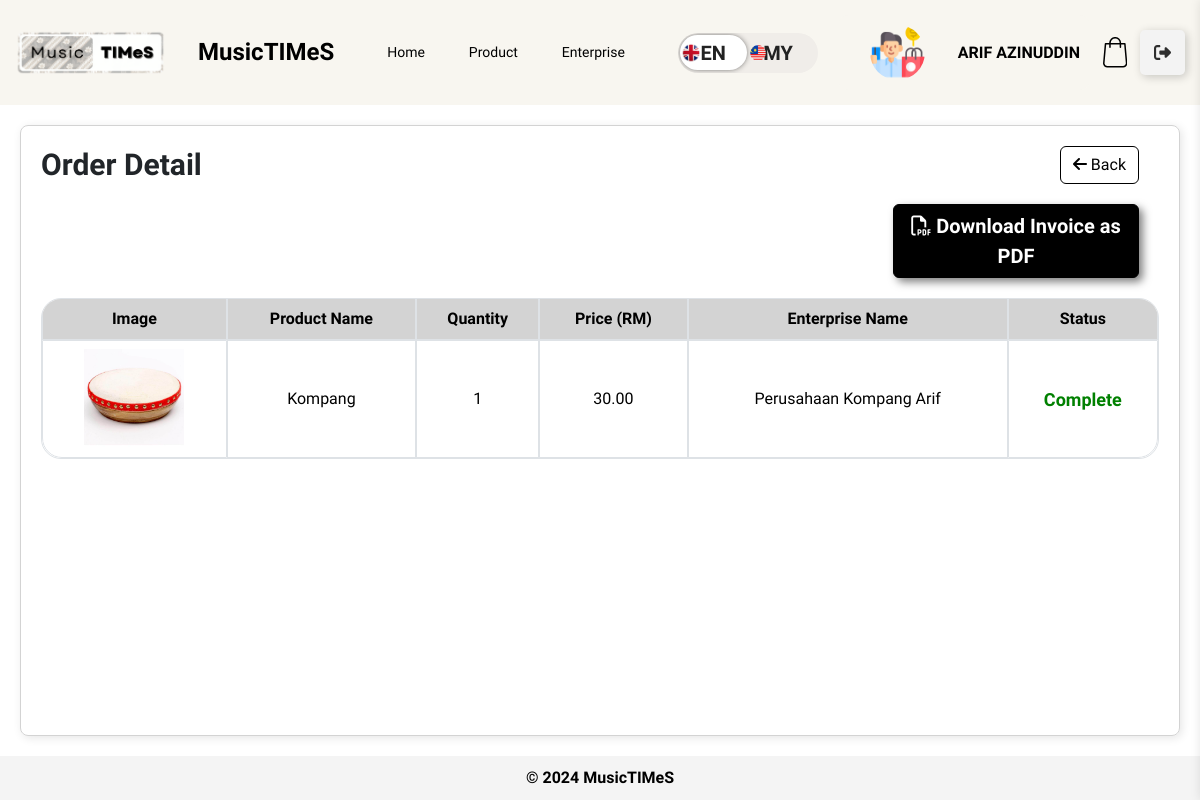
The page /customer/my-order-detail.php?order_id=27 (signed in) on the database its author committed.
### tables this page shows
CREATE TABLE `customers` (
  `customer_id` int(11) NOT NULL,
  `customer_name` varchar(100) DEFAULT NULL,
  `customer_username` varchar(20) DEFAULT NULL,
  `customer_email` varchar(100) DEFAULT NULL,
  `customer_password` varchar(255) DEFAULT NULL,
  `customer_image` varchar(255) DEFAULT NULL,
  `customer_phone` varchar(15) DEFAULT NULL,
  `customer_address` text DEFAULT NULL,
  `customer_status` enum('active','inactive','pending') DEFAULT NULL,
  `confirm_password` varchar(255) DEFAULT NULL,
  `otp` int(6) DEFAULT NULL,
  `otp_sent_at` timestamp NULL DEFAULT NULL,
  `verified_at` timestamp NULL DEFAULT NULL,
  `is_verified` tinyint(1) NOT NULL
);

CREATE TABLE `order_item` (
  `orderitem_id` int(12) NOT NULL,
  `order_id` int(12) DEFAULT NULL,
  `product_id` int(12) DEFAULT NULL,
  `order_quantity` int(100) DEFAULT NULL,
  `created_order` timestamp NOT NULL DEFAULT current_timestamp(),
  `updated_order` timestamp NOT NULL DEFAULT current_timestamp() ON UPDATE current_timestamp(),
  `enterprise_id` int(11) NOT NULL
);

CREATE TABLE `product` (
  `product_id` int(12) NOT NULL,
  `category_id` int(5) DEFAULT NULL,
  `enterprise_id` int(12) DEFAULT NULL,
  `product_name` varchar(100) DEFAULT NULL,
  `product_desc` varchar(300) DEFAULT NULL,
  `product_quantity` int(200) DEFAULT NULL,
  `product_tag` varchar(50) DEFAULT NULL,
  `product_price` decimal(10,2) DEFAULT NULL,
  `product_image` varchar(255) DEFAULT NULL,
  `created_product` timestamp NOT NULL DEFAULT current_timestamp(),
  `updated_product` timestamp NULL DEFAULT NULL,
  `product_status` enum('Available','Not Available') DEFAULT NULL
);

CREATE TABLE `enterprise` (
  `enterprise_id` int(11) NOT NULL,
  `enterprise_name` varchar(100) DEFAULT NULL,
  `enterprise_username` varchar(20) DEFAULT NULL,
  `enterprise_email` varchar(100) DEFAULT NULL,
  `enterprise_password` varchar(255) DEFAULT NULL,
  `enterprise_image` varchar(255) DEFAULT NULL,
  `enterprise_phone` varchar(15) DEFAULT NULL,
  `enterprise_address` text DEFAULT NULL,
  `ssm_certificate` varchar(255) DEFAULT NULL,
  `confirm_password` varchar(255) DEFAULT NULL,
  `otp` int(6) DEFAULT NULL,
  `otp_sent_at` timestamp NULL DEFAULT NULL,
  `verified_at` timestamp NULL DEFAULT NULL,
  `is_verified` tinyint(1) NOT NULL
);

### customer/my-order-detail.php (the view, shortened to what this page needs)
<?php include './layout/main.php'; ?>
<head>
</head>
<main>
<?php
    $orderId = $_GET['order_id'];
    $query = "SELECT oi.*, p.product_name, p.product_price, p.product_image, e.enterprise_name, o.order_status
              FROM `order_item` oi
              JOIN product p ON oi.product_id = p.product_id
              JOIN enterprise e ON p.enterprise_id = e.enterprise_id
              JOIN `order` o ON oi.order_id = o.order_id
              WHERE oi.order_id = $orderId";
    $result = $conn->query($query);
?>
<section style="border:1px solid lightgray; margin:20px; border-radius:8px; box-shadow: 2px 2px 10px rgba(0, 0, 0, 0.1);">
    <div style="display:flex; align-items:center; width:100%; justify-content: space-between; margin-bottom:20px;">
        <h1 style="font-weight: bold; font-size:30px; margin-right:30px"><?php echo __('order_detail')?></h1>
        <div style="display:flex;">
            <button class="btn btn-default" type="button" style='border:1px solid black;'><a href="my-order.php?order_id=<?php echo $orderId ?>" style="color:black"><i class="fa-solid fa-arrow-left fa-beat-fade"></i> <?php echo __('back')?></a></button>
        </div>
    </div>
    <div style="display:flex; justify-content: space-between; align-items: center; margin-bottom: 20px;">
        <div style="font-size: 20px; font-weight: bold; color: white;"><?php echo __('order_detail')?></div>
        <button class="btn btn-secondary" type="button"><a href="download-invoice.php?order_id=<?php echo $orderId ?>"><i class="fa-regular fa-file-pdf fa-bounce"></i> <?php echo __('invoice') ?></a></button>
    </div>
    <table class="table table-bordered">
        <thead>
            <tr>
                <th><?php echo __('image')?></th>
                <th><?php echo __('product_name')?></th>
                <th><?php echo __('quantity')?></th>
                <th><?php echo __('price')?> (RM)</th>
                <th><?php echo __('enterprise_name')?></th>
                <th><?php echo __('status')?></th>
            </tr>
        </thead>
        <tbody>
        <?php while ($data = $result->fetch_assoc()) { ?>
            <tr>
                <td><img src="../image/product/<?php echo $data['product_image']; ?>" alt="<?php echo $data['product_name']; ?>"></td>
                <td><?php echo $data['product_name']; ?></td>
                <td><?php echo $data['order_quantity']; ?></td>
                <td><?php echo number_format($data['order_quantity'] * $data['product_price'], 2); ?></td>
                <td><?php echo $data['enterprise_name']; ?></td>
                <td style="color: <?php echo ($data['order_status'] == 'Complete') ? 'green' : 'inherit'; ?>; font-weight: <?php echo ($data['order_status'] == 'Complete') ? 'bold' : 'normal'; ?>; font-size: <?php echo ($data['order_status'] == 'Complete') ? '18px' : 'inherit'; ?>;">
                <?php echo __('complete'); ?>
                </td>
            </tr>
        <?php } ?>
        </tbody>
    </table>
</section>
</main>
<?php include './layout/footer.php'; ?>
</body>
</html>

### customer/layout/main.php (shortened to what this page needs)
<?php
include '../db.php';
?>
<?php
$language = 'en';
$langFile = "../languages/{$language}.php";
if (file_exists($langFile)) {
    $translations = include $langFile;
} else {
    $translations = [];
}
function __($key) {
    global $translations;
    return $translations[$key] ?? $key;
}
?>
<!DOCTYPE html>
<html lang="en">
<head>
    <link href="https://cdn.jsdelivr.net/npm/bootstrap@5.3.2/dist/css/bootstrap.min.css" rel="stylesheet">
    <link rel="stylesheet" href="../style/sidebar_enterprise.css">
    <link rel="stylesheet" href="../style/customer_main.css">
</head>
<body>
<header>
    <img src="../image/logo.png" alt="MusicTIMeS Logo" id="logo">
    <h1 style="font-weight: bold;">MusicTIMeS</h1>
    <nav id="navbar">
        <a href="./homepage.php" id="nav-home" onclick="setActive(event, 'nav-home', './homepage.php')"><?php echo __('home'); ?></a>
        <a href="./product-listing.php" id="nav-product" onclick="setActive(event, 'nav-product', './product-listing.php')"><?php echo __('product'); ?></a>
        <a href="./enterprise-listing.php" id="nav-enterprise" onclick="setActive(event, 'nav-enterprise', './enterprise-listing.php')"><?php echo __('enterprise'); ?></a>
    </nav>
    <div class="header-options">
        <div class="btn-container">
            <form method="post" id="languageForm">
                <label class="switch btn-language-mode-switch">
                    <label class="btn-language-mode-switch-inner" data-off="en" data-on="my" for="language_mode" style="text-transform: uppercase; display:flex;align-items:center; font-size:12px">
                        <img src="../image/england.png" alt="EN Flag" style="width: 20px; height: 20px; margin-left:3px; z-index:1000" /></img>
                        <img src="../image/malaysia.png" alt="MY Flag" style="width: 20px; height: 20px; margin-left:47px; z-index:1000" /></img>
                    </label>
                </label>
            </form>
        </div>
        <div class="profile-option" style="background-color: #F8F6F0;">
            <?php
                $customer_username = $_SESSION['customer_username'];
                $query = "SELECT customer_name, customer_image, customer_address FROM customers WHERE customer_username='$customer_username'";
                $result = $conn->query($query);
                $customer = $result->fetch_assoc();
            ?>
            <div class="profile-info">
                <div class="profile-image">
                <?php
                $image_path = "/musictimes/image/customer/";
                $default_image = "/musictimes/image/default-customer.png";
                if (!empty($customer['customer_image']) && file_exists($_SERVER['DOCUMENT_ROOT'] . $image_path . $customer['customer_image'])) {
                    $image_path .= $customer['customer_image'];
                } else {
                    $image_path = $default_image;
                }
                echo '<img src="' . htmlspecialchars($image_path, ENT_QUOTES, 'UTF-8') . '" alt="Customer Profile Image" style="width: 50%; height: 50%; max-width: 100px; max-height: 100px; border-radius: 50%;">';
                ?>
                </div>
                <div class="profile-details">
                <a href="./customer-profile.php" class="customer-link" style="color: initial; text-decoration: none;" onmouseover="this.style.color='grey'" onmouseout="this.style.color='initial'">
                    <p class="customer-name"><?php echo htmlspecialchars($customer['customer_name'], ENT_QUOTES, 'UTF-8'); ?></p>
                </a>
                </div>
            </div>
        </div>
        <?php
        $totalQuantity = 0;
        ?>
        <button id="cart_quantity" data-quantity="<?php echo $totalQuantity; ?>" class="btn-cart" id="cart-toggle" onclick="handleCart()">
            <svg class="icon-cart" viewBox="0 0 24.38 30.52" height="30.52" width="24.38" xmlns="http://www.w3.org/2000/svg">
                <title><?php echo __('cart'); ?></title>
                <path transform="translate(-3.62 -0.85)" d="M28,27.3,26.24,7.51a.75.75,0,0,0-.76-.69h-3.7a6,6,0,0,0-12,0H6.13a.76.76,0,0,0-.76.69L3.62,27.3v.07a4.29,4.29,0,0,0,4.52,4H23.48a4.29,4.29,0,0,0,4.52-4ZM15.81,2.37a4.47,4.47,0,0,1,4.46,4.45H11.35a4.47,4.47,0,0,1,4.46-4.45Zm7.67,27.48H8.13a2.79,2.79,0,0,1-3-2.45L6.83,8.34h3V11a.76.76,0,0,0,1.52,0V8.34h8.92V11a.76.76,0,0,0,1.52,0V8.34h3L26.48,27.4a2.79,2.79,0,0,1-3,2.44Zm0,0"></path>
            </svg>
        </button>
        <a class="logout-button" onclick="confirmLogout()">
        <div class="sign"></div>
        <div class="text"><?php echo __('logout'); ?></div></a>
    </div>
</header>

### style/sidebar_enterprise.css (style rules this page uses)
* { font-family: "Freeman", sans-serif; }
body { font-family: Arial Narrow; margin: 0; padding: 0; display: flex; flex-direction: column; min-height: 100vh; background-color: #f4f4f4; }
header { background-color: #F8F6F0; color: black; padding: 15px; text-align: center; flex-shrink: 0; display: flex; justify-content: space-between; align-items: center; box-shadow: 0 2px 5px rgba(0, 0, 0, 0.2); }
#logo { max-width: 150px; height: auto; }
h1 { margin: 0; font-size: 1.5em; display: flex; align-items: center; }
.header-options { display: flex; align-items: center; }
.language-dropdown, .profile-option, .logout-option { margin-left: 20px; }
.language-dropdown a, .profile-option a, .logout-option a { color: black; }
a { color: white; text-decoration: none; }
.logout-button { --black: #000000; --ch-black: #141414; --eer-black: #1b1b1b; --night-rider: #2e2e2e; --white: #ffffff; --af-white: #f3f3f3; --ch-white: #e1e1e1; display: flex; align-items: center; justify-content: flex-start; width: 45px; height: 45px; border: none; border-radius: 5px; cursor: pointer; position: relative; overflow: hidden; transition-duration: .3s; box-shadow: 2px 2px 10px rgba(0, 0, 0, 0.199); background-color: var(--af-white); }
.sign { width: 100%; transition-duration: .3s; display: flex; align-items: center; justify-content: center; }
.sign svg { width: 17px; }
main { display: flex; flex: 1; background-color: #fff; }
nav a { color: #5B5959; text-decoration: none; font-weight: none; font-size: 14px; }
section { flex: 1; padding: 20px; }
.btn-container { display: table-cell; vertical-align: middle; text-align: center; }
.btn-language-mode-switch { display: inline-block; margin: 0px; position: relative; }
.btn-language-mode-switch > label.btn-language-mode-switch-inner { margin: 0px; width: 140px; height: 40px; background-color: #f0ede9; border-radius: 26px; overflow: hidden; position: relative; transition: all 0.3s ease; display: block; }
.btn-language-mode-switch > label.btn-language-mode-switch-inner:before { content: attr(data-on); position: absolute; font-size: 20px; font-weight: 600; right: 25px; color: #222; }
.btn-language-mode-switch > label.btn-language-mode-switch-inner:after { content: attr(data-off); width: 67px; height: 35px; left: 2px; background: #fff; border-radius: 26px; position: absolute; font-size: 20px; display: flex; justify-content: center; text-align: center; transition: all 0.3s ease; box-shadow: 0px 0px 6px -2px #111; padding: 5px 0px; color: #222; font-weight: 600; align-items: center; }
.profile-option { display: flex; align-items: center; justify-content: space-between; padding: 10px; background-color: #F8F6F0; border-radius: 10px; }
.profile-info { display: flex; align-items: center; }
.profile-image img { width: 25%; height: 25%; max-width: 40px; max-height: 40px; border-radius: 50%; margin-right: 10px; }

### style/customer_main.css (style rules this page uses)
nav { background-color: #F8F6F0; text-align: center; }
nav a { display: inline-block; padding: 15px 20px; color: black; text-decoration: none; transition: background-color 0.3s; }
.btn-cart { display: flex; align-items: center; justify-content: center; width: 50px; height: 50px; border-radius: 10px; border: none; background-color: transparent; position: relative; }
.btn-cart::after { content: attr(data-quantity); width: fit-content; height: fit-content; position: absolute; font-size: 15px; color: black; font-family: 'Lucida Sans', 'Lucida Sans Regular', 'Lucida Grande', 'Lucida Sans Unicode', Geneva, Verdana, sans-serif; opacity: 0; visibility: hidden; transition: .2s linear; top: 115%; }
.icon-cart { width: 24.38px; height: 30.52px; transition: .2s linear; }
.profile-option { display: flex; align-items: center; justify-content: space-between; padding: 10px; background-color: lightgray; border-radius: 10px; }
.profile-info { display: flex; align-items: center; }
.profile-image img { width: 25%; height: 25%; max-width: 40px; max-height: 40px; border-radius: 50%; margin-right: 10px; }
.customer-name { font-weight: bold; margin: 0; }

### customer/layout/main.php (style rules this page uses)
* { font-family: "Freeman", sans-serif; }
.profile-details { position: relative; display: inline-block; }
.customer-link { color: initial; text-decoration: none; }

### rows shown on the page
customers: customer_name "ARIF AZINUDDIN"
order_item: product.product_image (picture), product.product_name "Kompang", order_quantity "1", $data['order_quantity']*$data['product_price'] "30.00", enterprise.enterprise_name "Perusahaan Kompang Arif"

### other values the page prints
__('home') "Home"
__('product') "Product"
__('enterprise') "Enterprise"
__('order_detail') "Order Detail"
__('back') "Back"
__('invoice') "Download Invoice as PDF"
__('image') "Image"
__('product_name') "Product Name"
__('quantity') "Quantity"
__('price') "Price"
__('enterprise_name') "Enterprise Name"
__('status') "Status"
